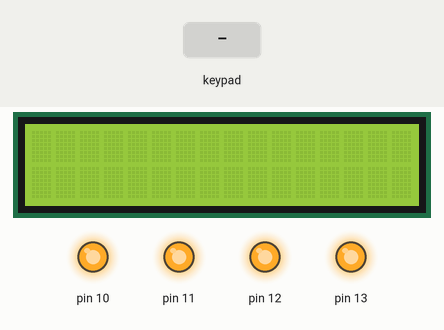
Simulated run of this sketch. Board: Arduino Uno, built with avr-gcc and run on an emulated ATmega328P. On the bench: 16×2 character LCD, output pins drawn as LEDs (lit = HIGH). The inputs (shaded band) are chosen by the test bench. What the sketch prints to the serial monitor is not drawn.

Above: at 5.3 s.
5.4 s: keypad keys 2 3 4 5 A pressed 0.4 s apart
At 7.9 s:
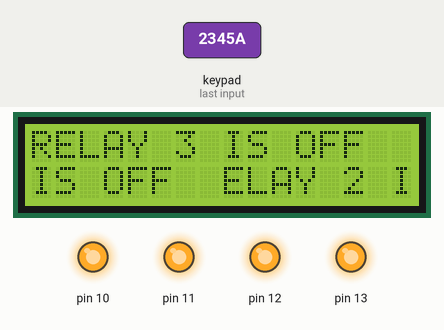
8.9 s: key '1' pressed
At 9.8 s:
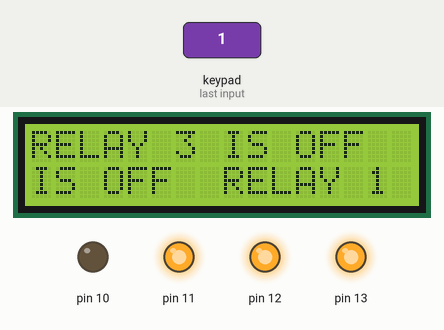
10.5 s: keypad keys 1 3 9 7 A pressed 0.4 s apart
At 12.9 s:
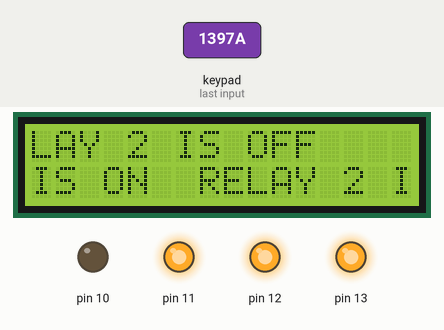
14.0 s: key '6' pressed
At 15.4 s:
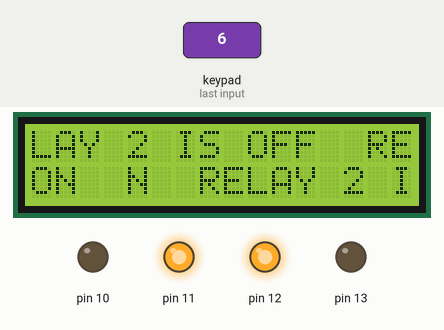
15.7 s: keypad keys 2 3 4 5 pressed 0.4 s apart
At 18.1 s:
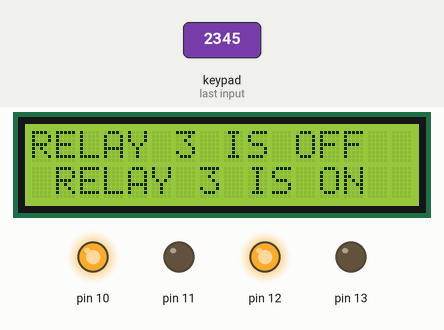
18.8 s: keypad keys 1 3 9 7 pressed 0.4 s apart
At 20.1 s:
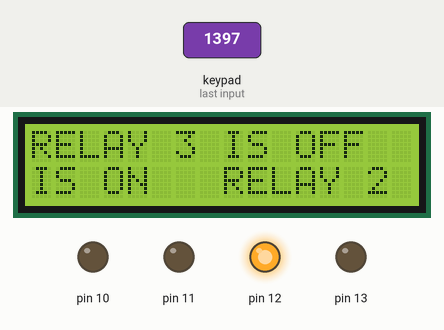
Timing chart, 0 to 21.8 s (numbered marks = the images above; inputs shaded):
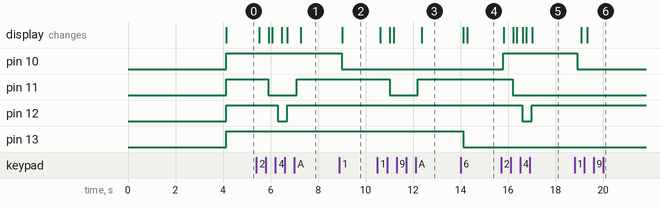

Measured:
- after the input at 5.4 s, pin 11: HIGH → LOW after 0.51 s, → HIGH 1.2 s later; pin 12: HIGH → LOW after 0.91 s, → HIGH 0.39 s later; the display: first changes after 0.12 s (image 1 shows a later state)
- after the input at 8.9 s, pin 10: HIGH → LOW after 0.11 s; the display: changes after 0.12 s (image 2)
- after the input at 10.5 s, pin 11: HIGH → LOW after 0.51 s, → HIGH 1.2 s later; the display: first changes after 0.12 s (image 3 shows a later state)
- after the input at 14.0 s, pin 13: HIGH → LOW after 0.10 s; the display: first changes after 0.12 s (image 4 shows a later state)
- after the input at 15.7 s, pin 10: LOW → HIGH after 0.10 s; pin 11: HIGH → LOW after 0.50 s; pin 12: HIGH → LOW after 0.90 s, → HIGH 0.40 s later; the display: first changes after 0.12 s (image 5 shows a later state)
- after the input at 18.8 s, pin 10: HIGH → LOW after 0.11 s; the display: first changes after 0.28 s (image 6 shows a later state)

The sketch:

UNO_LCD_I2C_RELAY_KEYPAD_F.ino
```cpp
#include "Adafruit_Keypad.h"
#include <Wire.h>
#include <LiquidCrystal_I2C.h>
LiquidCrystal_I2C lcd(0x27,20,4);

const byte ROWS = 4;
const byte COLS = 4;
char keys[ROWS][COLS] =
{
  {'1','2','3','A'},
  {'4','5','6','B'},
  {'7','8','9','C'},
  {'*','0','#','D'}
};

byte rowPins[ROWS] = {2,3,4,5};
byte colPins[COLS] = {6,7,8,9};

Adafruit_Keypad customKeypad = Adafruit_Keypad( makeKeymap(keys), rowPins, colPins, ROWS, COLS);

void setup()
{
  lcd.setCursor(0,0);
  delay(4000);
  lcd.print("PR ROBOTICS");
  Serial.begin(115200);
  pinMode(10, OUTPUT);
  pinMode(11, OUTPUT);
  pinMode(12, OUTPUT);
  pinMode(13, OUTPUT);
  customKeypad.begin();
  lcd.begin(16,2);
  lcd.init();
  lcd.backlight();
  digitalWrite(10, HIGH);
  digitalWrite(11, HIGH);
  digitalWrite(12, HIGH);
  digitalWrite(13, HIGH);
}

void loop()
{
  customKeypad.tick();
  while(customKeypad.available())
  {
    keypadEvent e = customKeypad.read();
    delay(100);

  if((char)e.bit.KEY == '1')
  {
      digitalWrite(10, LOW);
      Serial.println("RELAY 1 IS ON");
      lcd.println("RELAY 1 IS ON ");
  }

  else if((char)e.bit.KEY == '2')
  {
      digitalWrite(10, HIGH);
      Serial.println("RELAY 1 IS OFF");
      lcd.println("RELAY 1 IS OFF");
  }

  else if((char)e.bit.KEY == '3')
  {
      digitalWrite(11, LOW);
      Serial.println("RELAY 2 IS ON");
      lcd.println("RELAY 2 IS ON");
  }

  else if((char)e.bit.KEY == 'A')
  {
      digitalWrite(11, HIGH);
      Serial.println("RELAY 2 IS OFF");
      lcd.println("RELAY 2 IS OFF");
  }

  else if((char)e.bit.KEY == '4')
  {
      digitalWrite(12, LOW);
      Serial.println("RELAY 3 IS ON");
      lcd.println("RELAY 3 IS ON");
  }

  else if((char)e.bit.KEY == '5')
  {
      digitalWrite(12, HIGH);
      Serial.println("RELAY 3 IS OFF");
      lcd.setCursor(0,0);
      lcd.println("RELAY 3 IS OFF");
  }

  else if((char)e.bit.KEY == '6')
  {
      digitalWrite(13, LOW);
      Serial.println("RELAY 4 IS ON");
      lcd.println("RELAY 4 IS ON");
  }

  else if((char)e.bit.KEY == 'B')
  {
      digitalWrite(13, HIGH);
      Serial.println("RELAY 4 IS OFF");
      lcd.println("RELAY 4 IS OFF");
  }
 }
}
```
